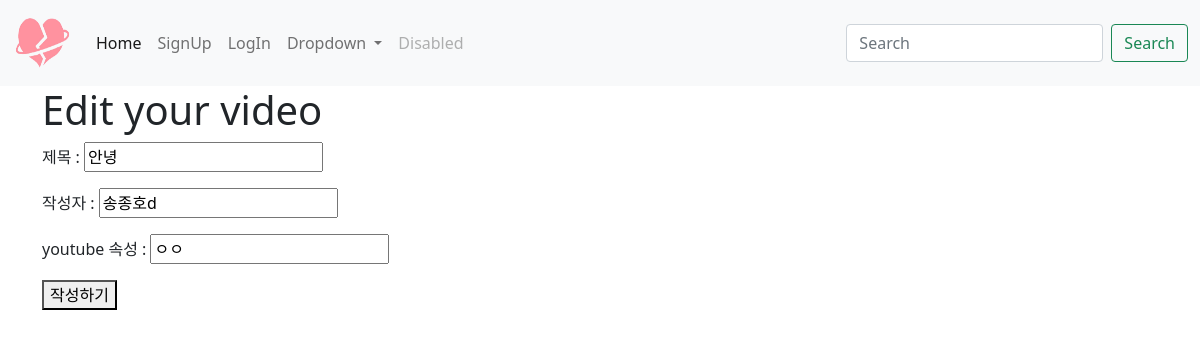
The app's page /videoApp/edit/1, older data.
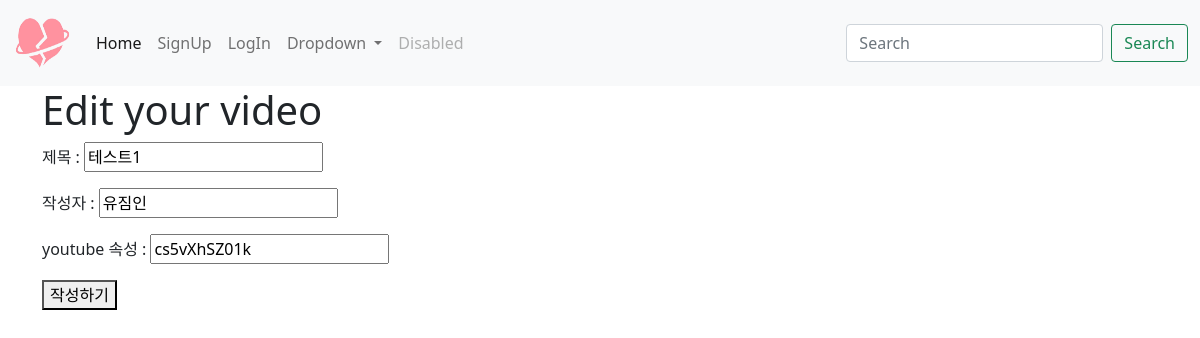
The same page, newer data.
### videoApp/models.py (models this page shows, shortened)
class Video(models.Model) :
    title = models.CharField(max_length=200)         # 영상 제목
    writer = models.CharField(max_length=100)        # 영상 작성자
    youtube = models.CharField(max_length=100)       # 유튜브 공유 속성 중 다른 값
    pub_date = models.DateTimeField()                # 게시물 올린 날짜
    image = models.ImageField(upload_to = "videoApp/", blank=True, null=True)   # 유튜브 영상 이미지

### videoApp/views.py (the view)
# urls.py: path('edit/<str:id>', editVideo, name="editVideo"),
def editVideo(request,id) :
    edit_video = Video.objects.get(id=id)                           # id값에 해당하는 Video 객체 하나 가져와서 edit_video에 할당
    return render(request,'edit_video.html',{'video' : edit_video}) # edit_video.html에 키값을 video로 설정한 edit_video를 보냄

### videoApp/templates/edit_video.html (shortened to what this page needs)
{% extends 'base.html' %}
{% block content %}
<h1>Edit your video</h1>
<form action="{%url 'updateVideo' video.id%}" method="post">
    <p>제목 : <input type="text" name = "title" value = "{{video.title}}" ></p>
    <p>작성자 : <input type="text" name = "writer" value ="{{video.writer}}"></p>
    <p> youtube 속성 : <input type="text" name="youtube" value ="{{video.youtube}}"></p>
    <button type="submit"> 작성하기 </button>
</form>
{% endblock %}

Row changes from the older to the newer data that the page shows:
changed Video: title "안녕" → "테스트1"; writer "송종호d" → "유짐인"; youtube "ㅇㅇ" → "cs5vXhSZ01k"
